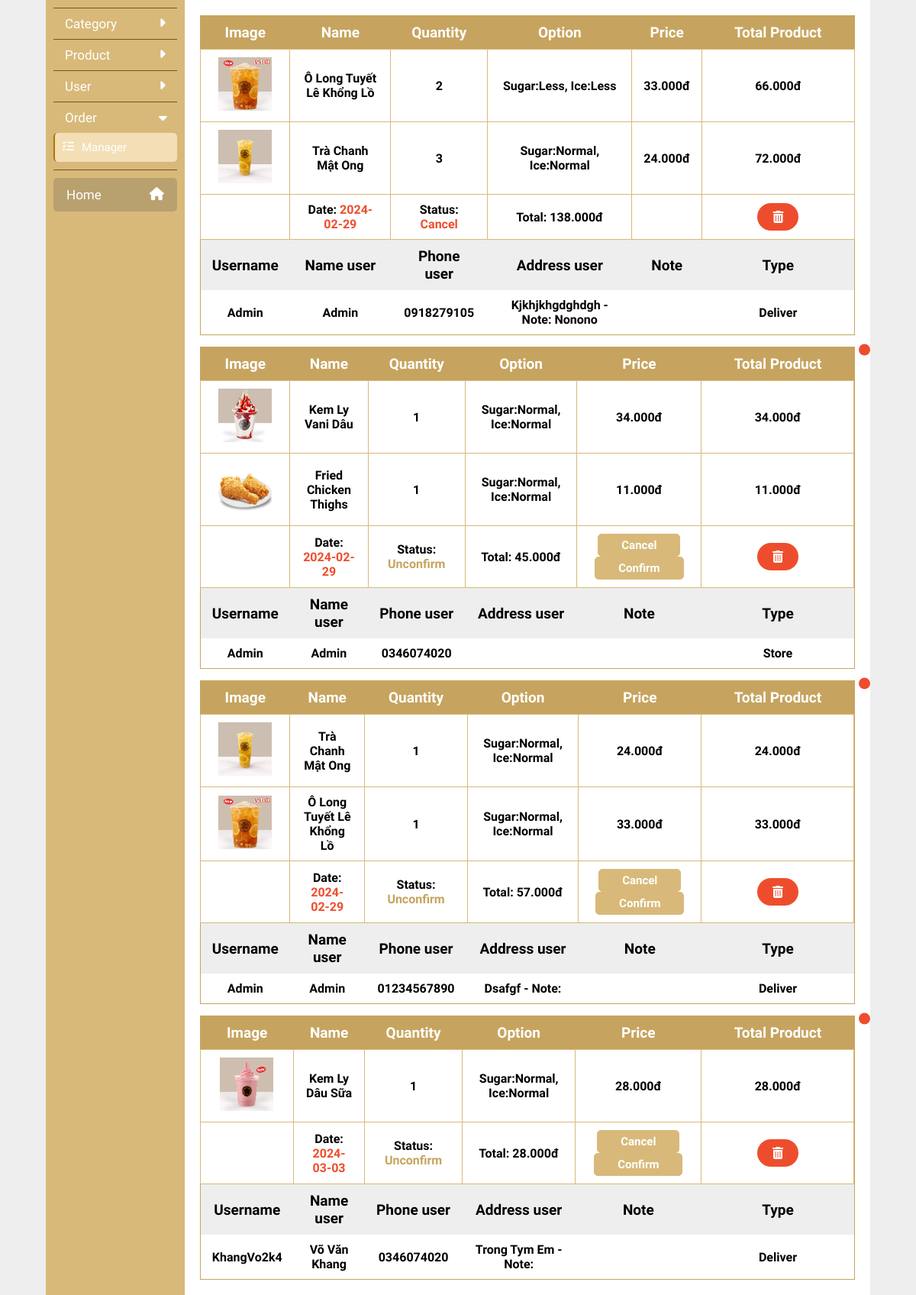
The page /app/controller/UserController.php?act=AdminOrder&option=list on the database its author committed.
### tables this page shows
CREATE TABLE `orders` (
  `id` int(11) NOT NULL,
  `name` varchar(50) NOT NULL,
  `id_user` varchar(50) NOT NULL,
  `phonenumber` int(11) NOT NULL,
  `date` date NOT NULL,
  `status` varchar(20) NOT NULL DEFAULT 'unconfirm',
  `note` text NOT NULL,
  `price` decimal(10,3) NOT NULL,
  `address` varchar(255) NOT NULL,
  `type` varchar(255) NOT NULL
);

CREATE TABLE `detailorders` (
  `id` int(11) NOT NULL,
  `id_product` int(11) NOT NULL,
  `id_order` int(11) NOT NULL,
  `name` varchar(50) NOT NULL,
  `image` varchar(255) NOT NULL,
  `quantity` int(11) NOT NULL,
  `price` varchar(255) NOT NULL,
  `option_content` varchar(255) NOT NULL
);

### config/config.php (called while the page is built, shortened)
<?php
 class connect{
    var $db = null;
    public function __construct() {
          $dsn = "mysql:host=localhost;dbname=asmphp2";
          $user = "root";
          $pass = "";
          $this-> db = new PDO($dsn, $user, $pass, array(PDO::MYSQL_ATTR_INIT_COMMAND => "SET NAMES utf8"));
     }
    public function getList($select) {
         $result = $this->db->query($select);
         return $result;
     }
}
?>

### app/model/Order.php (called while the page is built, shortened)
<?php
class Order{
    public function get(){
        $db = new connect();
        $strQuery = "select * from orders order by date ASC";
        $r = $db->getList($strQuery);
        return $r;
    }
    public function get_detailOrders($id_order){
        $db = new connect();
        $strQuery = "select * from detailorders where id_order = '$id_order'";
        $r = $db->getList($strQuery);
        return $r;
    }
}
?>

### app/view/Order.php (the view, shortened to what this page needs)
<!DOCTYPE html>
<html lang="en">
<head>
    <link rel="stylesheet" href="../../public/css/Admin.css">
</head>
<?php include ('../../config/framework.php'); ?>
<?php include ('../../config/config.php'); ?>
<?php include ('../../notification/notification.php'); ?>
<?php include ('../model/Order.php'); ?>
<body>
    <div class="contain">
    <?php include ('../../public/view/layout/nav-admin.php'); ?>
    <?php if($_GET['option'] == "list"){?>
        <div class="content">
            <?php
                $n = new Order("","","","","","","","","");
                $a = $n->get();
                while ($r = $a->fetch()){
            ?>
                    <table class="item">
                        <tbody>
                        <tr <?php if($r['status'] == "unconfirm") echo "class='pin'";?>>
                            <th>Image</th>
                            <th>Name</th>
                            <th>Quantity</th>
                            <th>Option</th>
                            <th>Price</th>
                            <th>Total Product</th>
                        </tr>
                        <?php
                            $e = $n->get_detailOrders($r['id']);
                            while ($rs = $e->fetch()){
                        ?>
                        <tr>
                            <td><img src="../../public/uploads/<?=$rs['image'];?>" alt=""></td>
                            <td><?=$rs['name'];?></td>
                            <td><?=$rs['quantity'];?></td>
                            <td><?=$rs['option_content'];?></td>
                            <td><?=$rs['price'];?></td>
                            <td><?php echo $rs['quantity'] * (int)$rs['price']; ?>.000đ</td>
                        </tr>
                        <?php }?>
                        <tr class="information">
                            <td></td>
                            <td>Date: <span <?php if($r['date'] < date('Y-m-d')) echo "style='color:#ee4d2d'"; else echo "style='color:#43ee2d'";?>><?=$r['date'];?></span></td>
                            <td>Status: <span class="status" <?php if($r['status'] == "unconfirm")echo "style='color:#c6a45f'";elseif($r['status'] == "cancel") echo "style='color:#ee4d2d'";else echo "style='color:#43ee2d'"; ?> ><?=$r['status'];?></span></td>
                            <td>Total: <span><?=$r['price'];?>đ</span></td>
                            <td>
                                <?php if($r['status'] != "cancel"){?>
                                <button id_order="<?=$r['id'];?>" class="cancel_btn">Cancel</button>
                                <?php if($r['status'] != "confirm") {?>
                                <button id_order="<?=$r['id'];?>" class="confirm_btn">Confirm</button>
                                <?php }else{?>
                                <button id_order="<?=$r['id'];?>" class="unconfirm_btn">Unconfirm</button>
                                <?php }?>
                                <?php }?>
                            </td>
                            <td><i id_order="<?=$r['id'];?>" style="background-color:#ee4d2d;border-radius:20px;padding:10px 20px;color:white;cursor:pointer;" class="fa-solid fa-trash-can delete_btn"></i></td>
                        </tr>
                        <tr>
                            <th style="background-color:#eeeeee;color:black;">Username</th>
                            <th style="background-color:#eeeeee;color:black;">Name user</th>
                            <th style="background-color:#eeeeee;color:black;">Phone user</th>
                            <th style="background-color:#eeeeee;color:black;">Address user</th>
                            <th style="background-color:#eeeeee;color:black;">Note</th>
                            <th style="background-color:#eeeeee;color:black;">Type</th>
                        </tr>
                        <tr>
                            <td style="border:0;"><?=$r['id_user'];?></td>
                            <td style="border:0;"><?=$r['name'];?></td>
                            <td style="border:0;">0<?=$r['phonenumber'];?></td>
                            <td style="border:0;"><?=$r['address'];?></td>
                            <td style="border:0;"><?=$r['note'];?></td>
                            <td style="border:0;"><?=$r['type'];?></td>
                        </tr>
                        </tbody>
                    </table>
            <?php }?>
        </div>
    <?php }?>
    </div>
</body>
</html>

### app/controller/UserController.php (shortened to what this page needs)
<?php
if (isset($_GET["act"])) {
    $action = $_GET["act"];
} else if (isset($_POST["act"])) {
    $action = $_POST["act"];
} else {
    $action = "HomePage";
}
switch ($action) {
    case"AdminOrder":
        include "../view/Order.php";
        break;
    }
?>

### config/framework.php (shortened to what this page needs)
<link rel="stylesheet" href="https://cdnjs.cloudflare.com/ajax/libs/font-awesome/6.4.0/css/all.min.css"/>

### notification/notification.php (shortened to what this page needs)
<body>
</body>

### public/view/layout/nav-admin.php (shortened to what this page needs)
<div class="nav-admin">
    <div class="item">
        <div class="name name-nav-admin">
            <p>Category</p>
            <i class="fa-solid fa-caret-right icon-name-nav-admin" style="<?php if($_GET['act'] == "AdminCategory") echo"transform:rotate(90deg);";else echo"transform:rotate(0deg);";?>"></i>
        </div>
    </div>
    <div class="item">
        <div class="name name-nav-admin">
            <p>Product</p>
            <i class="fa-solid fa-caret-right icon-name-nav-admin" style="<?php if($_GET['act'] == "AdminProduct") echo"transform:rotate(90deg);";else echo"transform:rotate(0deg);";?>"></i>
        </div>
    </div>
    <div class="item">
        <div class="name name-nav-admin">
            <p>User</p>
            <i class="fa-solid fa-caret-right icon-name-nav-admin" style="<?php if($_GET['act'] == "AdminUser") echo"transform:rotate(90deg);";else echo"transform:rotate(0deg);";?>"></i>
        </div>
    </div>
    <div class="item">
        <div class="name name-nav-admin">
            <p>Order</p>
            <i class="fa-solid fa-caret-right icon-name-nav-admin" style="<?php if($_GET['act'] == "AdminOrder") echo"transform:rotate(90deg);";else echo"transform:rotate(0deg);";?>"></i>
        </div>
        <div class="items items-nav-admin" style="<?php if($_GET['act'] == "AdminOrder") echo"height:auto;";else echo"height:0px;";?>">
           <a href="./UserController.php?act=AdminOrder&option=list">
            <div <?php if($_GET['act'] == "AdminOrder" && $_GET['option'] == "list") echo"class='active'";?>>
            <i class="fa-solid fa-list-check"></i>
                <p>Manager</p>
            </div>
            </a>
        </div>
    </div>
    <div class="item">
        <a href="./UserController.php?act=Product" class="name name-nav-admin">
            <p>Home</p>
            <i class="fa-solid fa-house"></i>
        </a>
    </div>
</div>

### public/css/Admin.css (style rules this page uses)
* { padding: 0; margin: 0; box-sizing: border-box; }
a { text-decoration: none; }
body { font-family: 'Signika', sans-serif; background-color: #eeeeee; cursor: default; }
.contain { display: flex; width: 90%; margin: 0 auto; }
.content { width: 100%; background-color: #ffffff; padding: 20px; min-height: 100vh; display: flex; flex-direction: column; gap: 15px; }
.content table { width: 100%; margin: 0 auto; color: white; border: 1px solid #c6a45f; border-collapse: collapse; }
.content table tr { width: 100%; position: relative; }
.content table th:last-child { min-width: 200px; }
.content table tr th { padding: 10px 15px; background-color: #c6a45f; font-size: 19px; }
.content table tr td { border: 1px solid #d8b979; padding: 10px 15px; color: black; text-align: center; font-family: 'Dosis', sans-serif; font-weight: 700; position: relative; text-transform: capitalize; }
.content table tr td button { padding: 5px 30px; color: white; font-weight: 800; font-size: 15px; border: 1px solid #d8b979; background-color: #d8b979; border-radius: 5px; font-family: 'Dosis', sans-serif; cursor: pointer; transition: .2s ease-in-out; }
.content table tr td img { width: 70px; height: 70px; object-fit: contain; }
.content table .pin::after { content: ""; background-color: #ee4d2d; width: 15px; height: 15px; border-radius: 50%; position: absolute; left: calc(100% + 5px); transform: translateY(-30%); }

### public/view/layout/nav-admin.php (style rules this page uses)
.nav-admin { display: flex; flex-direction: column; background-color: #d8b979; width: 20% ; padding: 10px; }
.nav-admin>.item { display: flex; flex-direction: column; padding: 10px 0; border-bottom: 1px solid #755719; }
.nav-admin>.item:first-child { border-top: 1px solid #755719; }
.nav-admin>.item:last-child { border: 2px solid transparent; background-color:#b9a06f; margin-top:10px; border-radius:5px; cursor: pointer; }
.nav-admin>.item .name { padding: 0 15px 0px; display: flex; gap: 10px; font-size: 17px; color: white; cursor: pointer; justify-content: space-between; }
.nav-admin>.item .name i { transition:.2s ease-in-out; }
.nav-admin>.item .items { overflow: hidden; display:flex; flex-direction:column; gap:5px; }
.nav-admin>.item .items div { padding-left: 10px; background-color: #dfc083; border-radius: 5px; display: flex; gap: 10px; padding: 10px; font-size: 15px; color: white; border-left:2px solid transparent; transition:.2s ease-in-out; }
.nav-admin>.item .items .active { border-left:2px solid #ae7502; background-color: #f3deb5; box-shadow: 0 0 5px 0px rgb(190, 190, 190); }

### rows shown on the page
orders: date "2024-02-29", status "Cancel", price "138.000", id_user "Admin", name "Admin", phonenumber "918279105", address "Kjkhjkhgdghdgh - Note: Nonono", type "Deliver"
detailorders: image (picture), name "Ô Long Tuyết Lê Khổng Lồ", quantity "2", option_content "Sugar:less, Ice:less", price "33.000đ", $rs['quantity'] * (int)$rs['price'] "66"
detailorders: image (picture), name "Trà Chanh Mật Ong", quantity "3", option_content "Sugar:normal, Ice:normal", price "24.000đ", $rs['quantity'] * (int)$rs['price'] "72"
orders: date "2024-02-29", status "Unconfirm", price "45.000", id_user "Admin", name "Admin", phonenumber "346074020", type "Store"
detailorders: image (picture), name "Kem Ly Vani Dâu", quantity "1", option_content "Sugar:normal, Ice:normal", price "34.000đ", $rs['quantity'] * (int)$rs['price'] "34"
detailorders: image (picture), name "Fried Chicken Thighs", quantity "1", option_content "Sugar:normal, Ice:normal", price "11.000đ", $rs['quantity'] * (int)$rs['price'] "11"
orders: date "2024-02-29", status "Unconfirm", price "57.000", id_user "Admin", name "Admin", phonenumber "1234567890", address "Dsafgf - Note:", type "Deliver"
detailorders: image (picture), name "Trà Chanh Mật Ong", quantity "1", option_content "Sugar:normal, Ice:normal", price "24.000đ", $rs['quantity'] * (int)$rs['price'] "24"
detailorders: image (picture), name "Ô Long Tuyết Lê Khổng Lồ", quantity "1", option_content "Sugar:normal, Ice:normal", price "33.000đ", $rs['quantity'] * (int)$rs['price'] "33"
orders: date "2024-03-03", status "Unconfirm", price "28.000", id_user "KhangVo2k4", name "Võ Văn Khang", phonenumber "346074020", address "Trong Tym Em - Note:", type "Deliver"
detailorders: image (picture), name "Kem Ly Dâu Sữa", quantity "1", option_content "Sugar:normal, Ice:normal", price "28.000đ", $rs['quantity'] * (int)$rs['price'] "28"
